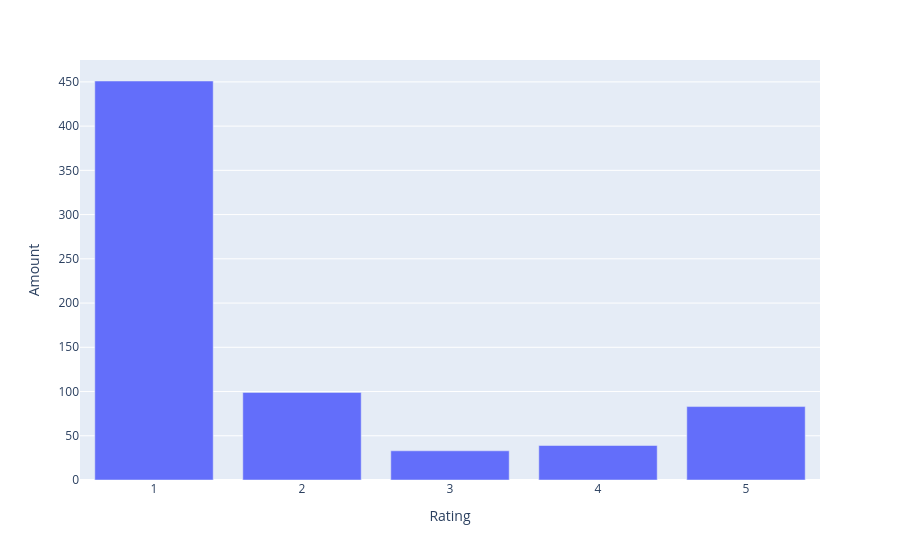

The code cell stored with this chart in its notebook:
### Code cell
fig = px.bar(bar_data, y="count", labels={"count":"Amount"})
fig.show()

### Figure 1 — Plotly figure (JSON) as saved in the notebook; plotly's stock layout.template omitted (floating-point values rounded to 4 significant figures)
{"data": [{"hovertemplate": "Rating=%{x}<br>Amount=%{y}<extra></extra>", "legendgroup": "", "marker": {"color": "#636efa", "pattern": {"shape": ""}}, "name": "", "orientation": "v", "showlegend": false, "textposition": "auto", "type": "bar", "x": [1.0, 2.0, 5.0, 4.0, 3.0], "xaxis": "x", "y": [451, 99, 83, 39, 33], "yaxis": "y"}], "layout": {"barmode": "relative", "legend": {"tracegroupgap": 0}, "margin": {"t": 60}, "xaxis": {"anchor": "y", "domain": [0, 1], "title": {"text": "Rating"}}, "yaxis": {"anchor": "x", "domain": [0, 1], "title": {"text": "Amount"}}}}
